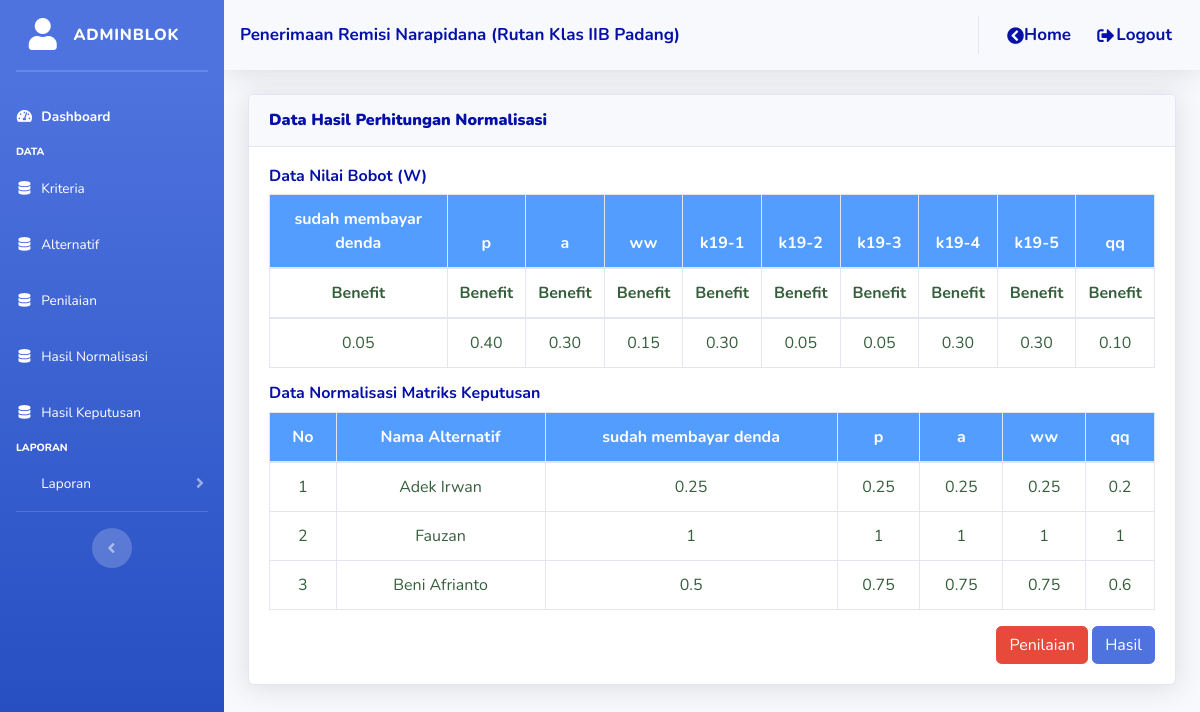
Screenshot of /admin_blok/proses/data_normalisasi.php?idp=12 (signed in) with the database file from the repository.
### tables this page shows
CREATE TABLE `tbl_kriteria` (
  `id_kriteria` int(11) NOT NULL,
  `id_periode` int(11) NOT NULL,
  `nama_kriteria` varchar(255) NOT NULL,
  `jenis_kriteria` varchar(255) NOT NULL,
  `bobot` double(4,2) NOT NULL
);

CREATE TABLE `tbl_penilaian` (
  `id_penilaian` int(11) NOT NULL,
  `id_alternatif` varchar(15) NOT NULL,
  `id_subkriteria` int(11) NOT NULL,
  `id_periode` int(11) NOT NULL
);

CREATE TABLE `tbl_alternatif` (
  `id_alternatif` varchar(15) NOT NULL,
  `nama` varchar(255) NOT NULL,
  `tanggal_lahir` date NOT NULL,
  `jenis_kelamin` varchar(15) NOT NULL,
  `jenis_kejahatan` varchar(255) NOT NULL,
  `tanggal_mulai_ditahan` date NOT NULL,
  `lama_pidana` varchar(20) NOT NULL,
  `id_blok` int(11) NOT NULL,
  `id_periode` int(11) NOT NULL
);

### admin_blok/proses/data_normalisasi.php (the view, shortened to what this page needs)
<?php
include("style/header.php");
include("style/sidebar.php");
include '../../config/koneksi.php';
$idp = $_GET['idp'];
?>
<div class="container-fluid">
	<div class="card shadow mt-3 mb-3">
		<div class="card-header py-3">
			<h6 class="m-0 font-weight-bold text-olive" style="color: #0510a8"><b>Data Hasil Perhitungan Normalisasi</b></h6>
		</div>
		<div class="card-body">
			<h6 style="font-weight: bold; color:#0510a8">Data Nilai Bobot (W)</h6>
			<div class="table-responsive">
				<table class="table table-bordered">
					<thead>
						<tr style="background-color: #529dff; color: #ffff" align="center">
							<?php
							$sqltr = mysqli_query($konek, "SELECT * FROM tbl_kriteria");
							while ($rowtr = $sqltr->fetch_array()) {
							?>
								<th><?= $rowtr['nama_kriteria']; ?></th>
							<?php
							}
							?>
						</tr>
						<tr align="center" style="color: #355E3B">
							<?php
							$sqltr = mysqli_query($konek, "SELECT * FROM tbl_kriteria");
							while ($rowtr = $sqltr->fetch_array()) {
							?>
								<th><?= $rowtr['jenis_kriteria']; ?></th>
							<?php
							}
							?>
						</tr>
					</thead>
					<tbody>
						<tr align="center" style="color: #355E3B">
							<?php
							$sqltr = mysqli_query($konek, "SELECT * FROM tbl_kriteria");
							while ($rowtr = $sqltr->fetch_array()) {
							?>
								<td><?= $rowtr['bobot']; ?></td>
							<?php
							}
							?>
						</tr>
					</tbody>
				</table>
			</div>
			<h6 style="font-weight: bold; color:#0510a8">Data Normalisasi Matriks Keputusan</h6>
			<div class="table-responsive">
				<table class="table table-bordered">
					<thead>
						<tr style="background-color: #529dff; color: #ffff" align="center">
							<th style="font-size: 16px;">No</th>
							<th style="font-size: 16px;">Nama Alternatif</th>
							<?php
							$sqlth = $konek->query("SELECT * FROM tbl_kriteria WHERE id_periode = '$idp'");
							while ($rowth = $sqlth->fetch_array()) {
							?>
								<th><?= $rowth['nama_kriteria']; ?></th>
							<?php
							}
							?>
					</thead>
					<tbody>
						<?php
						include('../../config/koneksi.php');
						$no = 1;
						$sqlp1 = $konek->query("SELECT DISTINCT * FROM tbl_penilaian WHERE id_periode = '$idp' GROUP BY id_alternatif");
						while ($rowp1 = $sqlp1->fetch_array()) {
							$idalt = $rowp1['id_alternatif'];
							$nama_alt = $konek->query("SELECT * FROM tbl_alternatif WHERE id_alternatif = '$idalt'");
							$row_nama_alt = $nama_alt->fetch_array();
						?>
							<tr align="center" style="color: #355E3B">
								<td align="center"><?php echo $no++; ?></td>
								<td><?php echo $row_nama_alt['nama']; ?></td>
							<?php
							$sqlcek = mysqli_query($konek, "SELECT * FROM tbl_hasil WHERE id_periode = '$idp' AND id_alternatif = '$idalt'");
							$ceksql2 = mysqli_num_rows($sqlcek);
							$nc_SAW = 0;
							$nc_WP = 1;
							if ($ceksql2 === 0) {
								$simpanakhir = $konek->query("INSERT INTO tbl_hasil VALUES ('','$idalt','$idp','$nc_SAW', '0')");
								$sqlkrt = $konek->query("SELECT * FROM tbl_kriteria");
								while ($rowkrt = $sqlkrt->fetch_array()) {
									$idkrt = $rowkrt['id_kriteria'];
									$jnkrt = $rowkrt['jenis_kriteria'];
									$bobot = $rowkrt['bobot'];
									$sqlp2 = $konek->query("SELECT * FROM tbl_penilaian a JOIN tbl_subkriteria b on a.id_subkriteria = b.id_subkriteria JOIN tbl_kriteria c ON b.id_kriteria = c.id_kriteria WHERE a.id_alternatif = '$idalt' AND a.id_periode = '$idp' AND c.id_kriteria = '$idkrt' ");
									while ($rowp2 = $sqlp2->fetch_array()) {
										if ($jnkrt == "Benefit") {
											$sqlceknilai = $konek->query("SELECT MAX(nbobot) as n FROM tbl_penilaian a join tbl_subkriteria b on a.id_subkriteria = b.id_subkriteria JOIN tbl_kriteria c ON b.id_kriteria = c.id_kriteria WHERE a.id_periode = '$idp' AND c.id_kriteria = '$idkrt' ");
											$rown = $sqlceknilai->fetch_array();
											$n = $rown['n'];
											$c = $rowp2['nbobot'];
											$c = $c / $n;
										} else {
											$sqlceknilai = $konek->query("SELECT MIN(nbobot) as n FROM tbl_penilaian a JOIN tbl_subkriteria b on a.id_subkriteria = b.id_subkriteria JOIN tbl_kriteria c ON b.id_kriteria = c.id_kriteria WHERE a.id_periode = '$idp' AND c.id_kriteria = '$idkrt' ");
											$rown = $sqlceknilai->fetch_array();
											$n = $rown['n'];
											$c = $rowp2['nbobot'];
											$c = $n / $c;
										}
										echo "<td align='center'>" . $c . "</td>";
										$nc_SAW += ($c * $bobot);
										$nc_WP *= pow($c, $bobot);
									}
								}
								echo "</tr>";
								$nc_WASPAS = 0.5 * $nc_SAW + 0.5 * $nc_WP;
								$nc_WASPAS_rounded = round($nc_WASPAS, 9);
								$updatenilai = $konek->query("UPDATE tbl_hasil SET hasil = '$nc_WASPAS_rounded' WHERE id_alternatif = '$idalt'");
							} else {
								$sqlkrt = $konek->query("SELECT * FROM tbl_kriteria");
								while ($rowkrt = $sqlkrt->fetch_array()) {
									$idkrt = $rowkrt['id_kriteria'];
									$jnkrt = $rowkrt['jenis_kriteria'];
									$sqlp2 = $konek->query("SELECT * FROM tbl_penilaian a JOIN tbl_subkriteria b on a.id_subkriteria = b.id_subkriteria JOIN tbl_kriteria c ON b.id_kriteria = c.id_kriteria WHERE a.id_alternatif = '$idalt' AND a.id_periode = '$idp' AND c.id_kriteria = '$idkrt' ");
									while ($rowp2 = $sqlp2->fetch_array()) {
										if ($jnkrt == "Benefit") {
											$sqlceknilai = $konek->query("SELECT MAX(nbobot) as n FROM tbl_penilaian a join tbl_subkriteria b on a.id_subkriteria = b.id_subkriteria JOIN tbl_kriteria c ON b.id_kriteria = c.id_kriteria WHERE a.id_periode = '$idp' AND c.id_kriteria = '$idkrt' ");
											$rown = $sqlceknilai->fetch_array();
											$n = $rown['n'];
											$c = $rowp2['nbobot'];
											$c = $c / $n;
										}
										echo "<td align='center'>" . $c . "</td>";
									}
								}
								echo "</tr>";
							}
						}
							?>
					</tbody>
				</table>
			</div>
			<div align="right">
				<a href="data_penilaian.php?&idp=<?php echo $idp; ?>" class="btn btn-danger">Penilaian</a>
				<a href="hasil_keputusan.php?&idp=<?php echo $idp; ?>" class="btn btn-primary">Hasil</a>
			</div>
		</div>
	</div>
</div>
</div>

### rows the page displays
tbl_kriteria: nama_kriteria "sudah membayar denda", jenis_kriteria "Benefit", bobot "0.05"
tbl_kriteria: nama_kriteria "p", jenis_kriteria "Benefit", bobot "0.40"
tbl_kriteria: nama_kriteria "a", jenis_kriteria "Benefit", bobot "0.30"
tbl_kriteria: nama_kriteria "ww", jenis_kriteria "Benefit", bobot "0.15"
tbl_kriteria: nama_kriteria "k19-1", jenis_kriteria "Benefit", bobot "0.30"
tbl_kriteria: nama_kriteria "k19-2", jenis_kriteria "Benefit", bobot "0.05"
tbl_kriteria: nama_kriteria "k19-3", jenis_kriteria "Benefit", bobot "0.05"
tbl_kriteria: nama_kriteria "k19-4", jenis_kriteria "Benefit", bobot "0.30"
tbl_kriteria: nama_kriteria "k19-5", jenis_kriteria "Benefit", bobot "0.30"
tbl_kriteria: nama_kriteria "qq", jenis_kriteria "Benefit", bobot "0.10"
tbl_penilaian: id_alternatif.nama "Adek Irwan", c "0.25"
tbl_penilaian: c "0.25"
tbl_penilaian: c "0.25"
tbl_penilaian: c "0.25"
tbl_penilaian: c "0.2"
tbl_penilaian: id_alternatif.nama "Fauzan", c "1"
tbl_penilaian: c "1"
tbl_penilaian: c "1"
tbl_penilaian: c "1"
tbl_penilaian: c "1"
tbl_penilaian: id_alternatif.nama "Beni Afrianto", c "0.5"
tbl_penilaian: c "0.75"
tbl_penilaian: c "0.75"
tbl_penilaian: c "0.75"
tbl_penilaian: c "0.6"

### other values shown
$_SESSION['username'] "ADMINBLOK"
